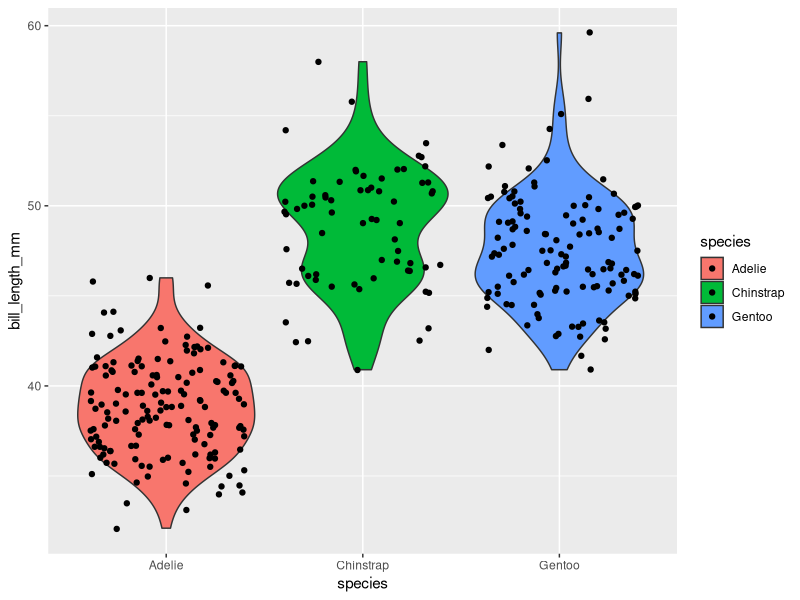
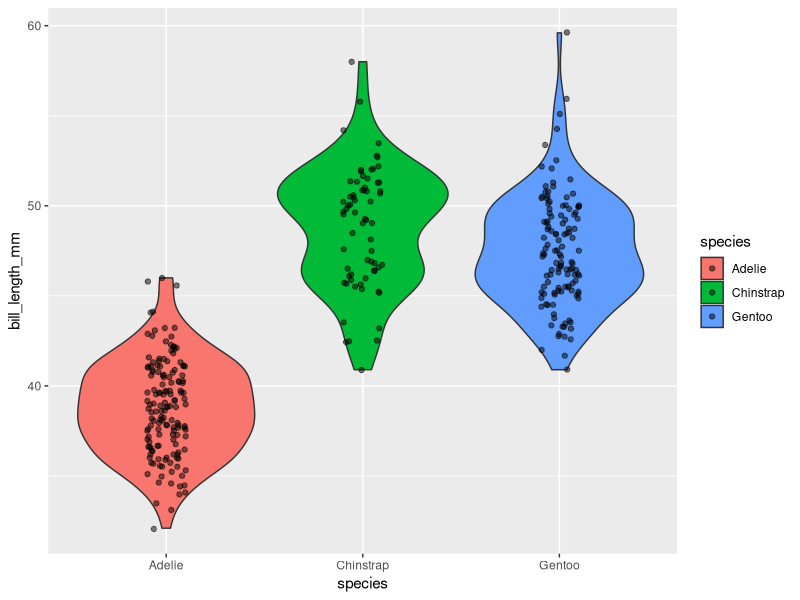

Recreate these plots in R, in order.

            library(ggplot2)
            library(palmerpenguins)
            built_answer <- tryCatch(
                {
                    set.seed(42)
                    ggplot(penguins, aes(x = species, y = bill_length_mm, fill = species)) + geom_violin() + geom_jitter()
                    suppressWarnings(
                        if (!file.exists("/sandbox/figures/bill-length_species_violin_jitter_overlay_answer.png")) {
                            ggsave(
                                width = 3,
                                height = 3,
                                "/sandbox/figures/bill-length_species_violin_jitter_overlay_answer.png"
                            )
                        }
                    )
                    suppressWarnings(
                        ggplot_build(last_plot())
                    )
                },
                error = function(e) {
                    'ERROR'
                }
            )
            built_submission <- tryCatch(
                {
                    set.seed(42)
                    ggplot(penguins, aes(x = species, y = bill_length_mm, fill = species)) +
  geom_violin() +
  geom_jitter(width = 0.1, alpha = 0.5)
                    suppressWarnings(
                        ggsave(
                            width = 3,
                            height = 3,
                            "figures/bill-length_species_violin_jitter_overlay_submission_qwen3.5.png"
                        )
                    )
                    suppressWarnings(
                        ggplot_build(last_plot())
                    )
                },
                error = function(e) {
                    'ERROR'
                }
            )
            cat(isTRUE(all.equal(built_answer, built_submission)))
        
